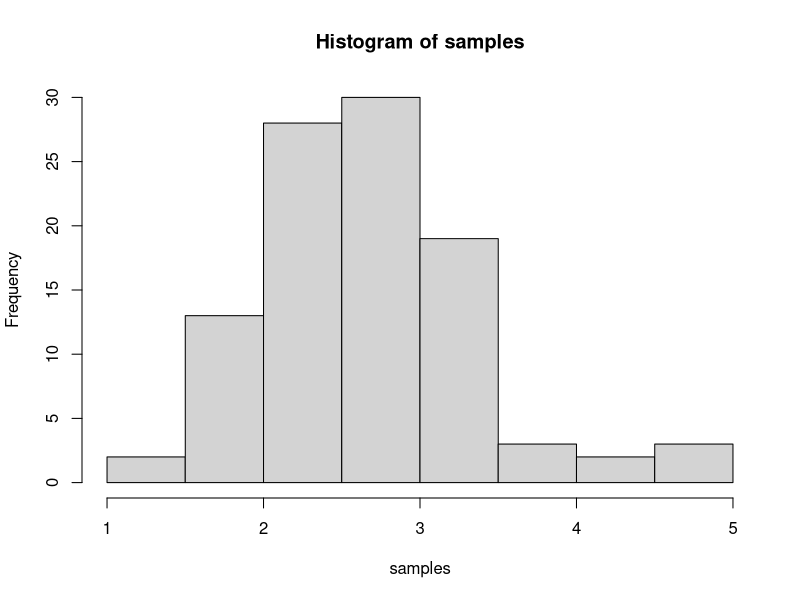
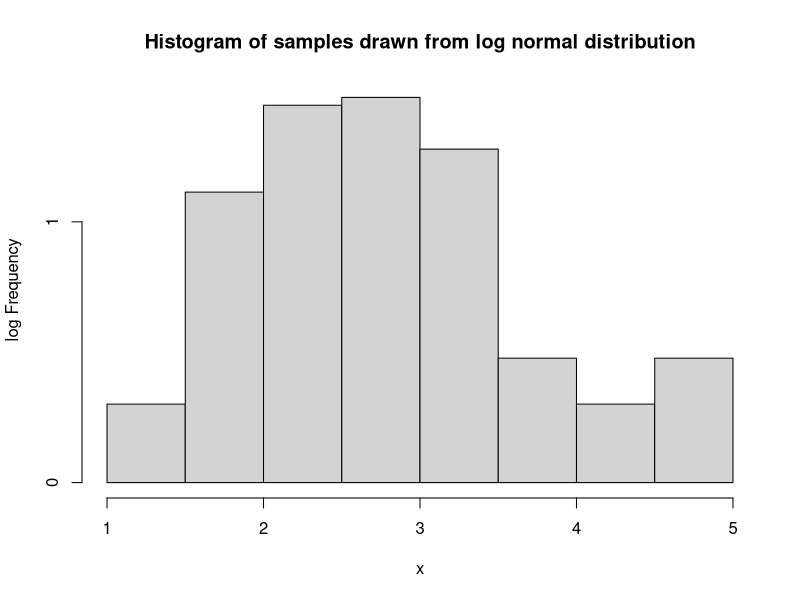

Source code (R) for these figures, in order:
## ---- chunk 1

samples <- rlnorm(n = 100, meanlog = 1, sdlog = 0.25)
## ---- chunk 2
hist <- hist(samples)
hist$counts <- log10(hist$counts)
## ---- chunk 3
plot(hist, xlab = "x", ylab = "log Frequency", main = "Histogram of samples drawn from log normal distribution")

## ---- chunk 4
mean(samples)

## ---- chunk 5
var(samples)
